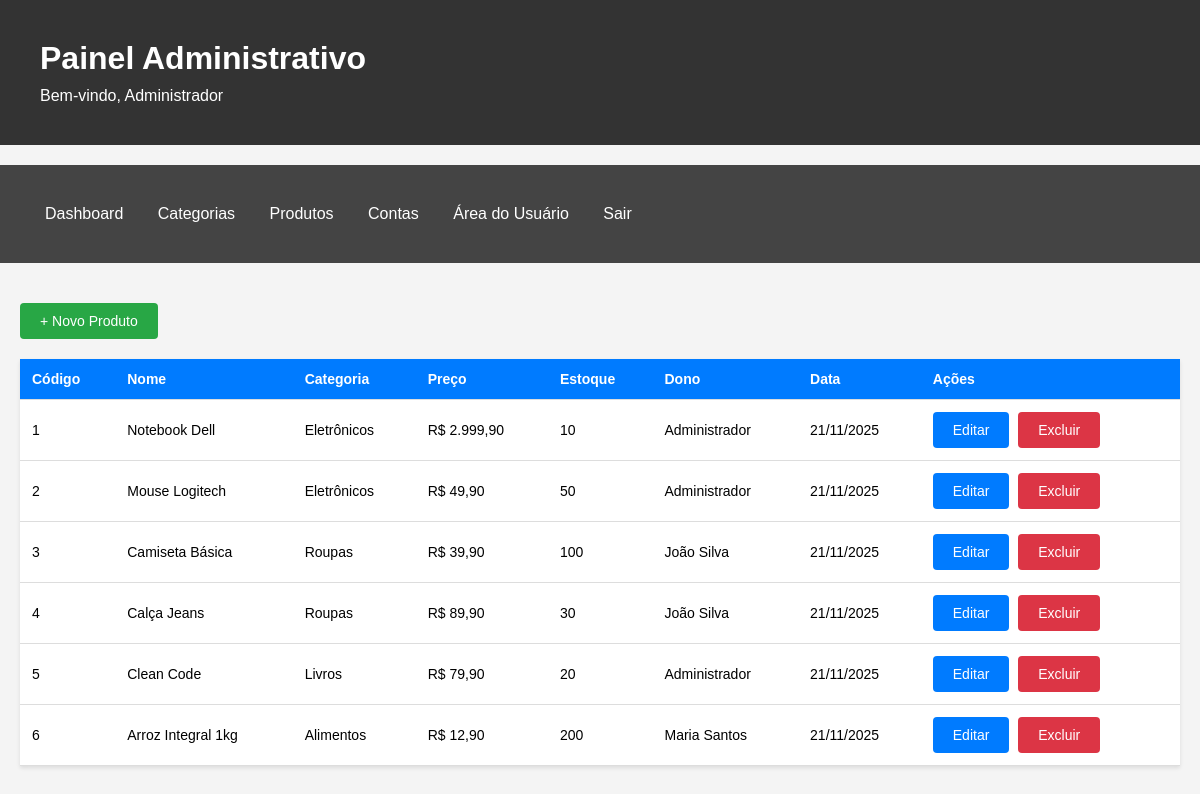
The app's page /admin/produto/index.php (signed in) with its own data.
### tables this page shows
CREATE TABLE IF NOT EXISTS produto (
    codigo INT AUTO_INCREMENT PRIMARY KEY,
    nome VARCHAR(200) NOT NULL,
    descricao TEXT,
    preco DECIMAL(10, 2) NOT NULL,
    estoque INT DEFAULT 0,
    imagem VARCHAR(255),
    codigo_categoria INT NOT NULL,
    codigo_dono INT NOT NULL,
    data_criacao TIMESTAMP DEFAULT CURRENT_TIMESTAMP,
    data_atualizacao TIMESTAMP DEFAULT CURRENT_TIMESTAMP ON UPDATE CURRENT_TIMESTAMP,
    FOREIGN KEY (codigo_categoria) REFERENCES categoria(codigo) ON DELETE RESTRICT ON UPDATE CASCADE,
    FOREIGN KEY (codigo_dono) REFERENCES conta(codigo) ON DELETE RESTRICT ON UPDATE CASCADE
);

CREATE TABLE IF NOT EXISTS categoria (
    codigo INT AUTO_INCREMENT PRIMARY KEY,
    nome VARCHAR(100) NOT NULL UNIQUE,
    data_criacao TIMESTAMP DEFAULT CURRENT_TIMESTAMP
);

CREATE TABLE IF NOT EXISTS conta (
    codigo INT AUTO_INCREMENT PRIMARY KEY,
    nome VARCHAR(100) NOT NULL,
    email VARCHAR(100) NOT NULL UNIQUE,
    senha VARCHAR(255) NOT NULL,
    tipo ENUM('admin', 'user') DEFAULT 'user',
    data_criacao TIMESTAMP DEFAULT CURRENT_TIMESTAMP
);

### config/session.php (called while the page is built, shortened)
<?php
function getNomeUsuario() {
    return $_SESSION['usuario_nome'] ?? 'Usuário';
}
?>

### admin/produto/index.php (the view, shortened to what this page needs)
<?php
require_once '../../config/session.php';
$db = getDB();
$stmt = $db->query("
    SELECT p.*, c.nome as categoria_nome, co.nome as dono_nome
    FROM produto p
    LEFT JOIN categoria c ON p.codigo_categoria = c.codigo
    LEFT JOIN conta co ON p.codigo_dono = co.codigo
    ORDER BY p.data_criacao DESC
");
$produtos = $stmt->fetchAll();
?>
<!DOCTYPE html>
<html lang="pt-BR">
<head>
</head>
<body>
    <div class="header">
        <div class="container">
            <h1>Painel Administrativo</h1>
            <p>Bem-vindo, <?php echo htmlspecialchars(getNomeUsuario()); ?></p>
        </div>
    </div>
    <div class="nav">
        <div class="container">
            <a href="/admin/index.php">Dashboard</a>
            <a href="/admin/categoria/index.php">Categorias</a>
            <a href="/admin/produto/index.php">Produtos</a>
            <a href="/admin/conta/index.php">Contas</a>
            <a href="/user/index.php">Área do Usuário</a>
            <a href="/logout.php">Sair</a>
        </div>
    </div>
    <div class="container">
        <div style="margin-bottom: 20px;">
            <a href="criar.php" class="btn btn-success">+ Novo Produto</a>
        </div>
        <table>
            <thead>
                <tr>
                    <th>Código</th>
                    <th>Nome</th>
                    <th>Categoria</th>
                    <th>Preço</th>
                    <th>Estoque</th>
                    <th>Dono</th>
                    <th>Data</th>
                    <th>Ações</th>
                </tr>
            </thead>
            <tbody>
                <?php if (empty($produtos)): ?>
                    <tr>
                        <td colspan="8" style="text-align: center;">Nenhum produto cadastrado</td>
                    </tr>
                <?php else: ?>
                    <?php foreach ($produtos as $produto): ?>
                        <tr>
                            <td><?php echo htmlspecialchars($produto['codigo']); ?></td>
                            <td><?php echo htmlspecialchars($produto['nome']); ?></td>
                            <td><?php echo htmlspecialchars($produto['categoria_nome']); ?></td>
                            <td>R$ <?php echo number_format($produto['preco'], 2, ',', '.'); ?></td>
                            <td><?php echo htmlspecialchars($produto['estoque']); ?></td>
                            <td><?php echo htmlspecialchars($produto['dono_nome']); ?></td>
                            <td><?php echo date('d/m/Y', strtotime($produto['data_criacao'])); ?></td>
                            <td class="actions">
                                <a href="editar.php?codigo=<?php echo $produto['codigo']; ?>" class="btn">Editar</a>
                                <a href="excluir.php?codigo=<?php echo $produto['codigo']; ?>"
                                   class="btn btn-danger"
                                   onclick="return confirm('Tem certeza que deseja excluir este produto?')">Excluir</a>
                            </td>
                        </tr>
                    <?php endforeach; ?>
                <?php endif; ?>
            </tbody>
        </table>
    </div>
</body>
</html>

### admin/produto/index.php (style rules this page uses)
* { margin: 0; padding: 0; box-sizing: border-box; }
body { font-family: Arial, sans-serif; background: #f4f4f4; }
.container { max-width: 1400px; margin: 0 auto; padding: 20px; }
.header { background: #333; color: white; padding: 20px; margin-bottom: 20px; }
.header h1 { margin-bottom: 10px; }
.nav { background: #444; padding: 10px; margin-bottom: 20px; }
.nav a { color: white; text-decoration: none; padding: 10px 15px; display: inline-block; }
.btn { padding: 10px 20px; background: #007bff; color: white; text-decoration: none; border: none; cursor: pointer; border-radius: 4px; display: inline-block; font-size: 14px; }
.btn-danger { background: #dc3545; }
.btn-success { background: #28a745; }
table { width: 100%; background: white; border-collapse: collapse; box-shadow: 0 2px 4px rgba(0,0,0,0.1); }
th, td { padding: 12px; text-align: left; border-bottom: 1px solid #ddd; font-size: 14px; }
th { background: #007bff; color: white; }
.actions a { margin-right: 5px; }

### records on screen
produto: codigo "1", nome "Notebook Dell", codigo_categoria.nome "Eletrônicos", preco "2.999,90", estoque "10", codigo_dono.nome "Administrador", data_criacao "21/11/2025"
produto: codigo "2", nome "Mouse Logitech", codigo_categoria.nome "Eletrônicos", preco "49,90", estoque "50", codigo_dono.nome "Administrador", data_criacao "21/11/2025"
produto: codigo "3", nome "Camiseta Básica", codigo_categoria.nome "Roupas", preco "39,90", estoque "100", codigo_dono.nome "João Silva", data_criacao "21/11/2025"
produto: codigo "4", nome "Calça Jeans", codigo_categoria.nome "Roupas", preco "89,90", estoque "30", codigo_dono.nome "João Silva", data_criacao "21/11/2025"
produto: codigo "5", nome "Clean Code", codigo_categoria.nome "Livros", preco "79,90", estoque "20", codigo_dono.nome "Administrador", data_criacao "21/11/2025"
produto: codigo "6", nome "Arroz Integral 1kg", codigo_categoria.nome "Alimentos", preco "12,90", estoque "200", codigo_dono.nome "Maria Santos", data_criacao "21/11/2025"

### other values on screen
getNomeUsuario() "Administrador"
